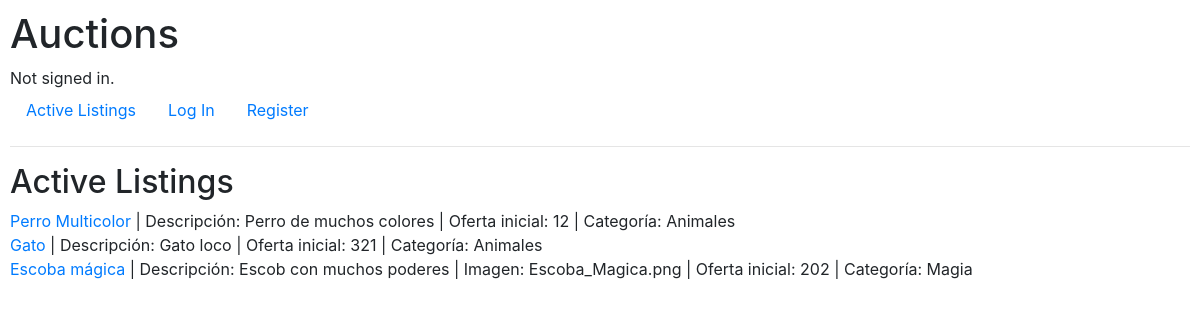
The page / on the database its author committed.
### auctions/models.py (models this page shows)
class AuctionList(models.Model):
	user = models.CharField(max_length=64, default="", blank=True)
	auction = models.CharField(max_length=64)
	description = models.CharField(max_length=512, default="")
	img = models.ImageField(default=None, blank=True)
	oferta = models.IntegerField(default=0)
	categoria = models.CharField(max_length=64, default="")
	def __str__(self):
		return f"publicación {self.id}: {self.auction} | descripción: {self.description} {self.img} | oferta: {self.oferta} | categoría: {self.categoria}"

### auctions/views.py (the view)
# urls.py: path("", views.index, name="index"),
def index(request):
    x = AuctionList.objects.all()
    print(x)
    return render(request, "auctions/index.html", {
        "auctions": x
        })

### auctions/templates/auctions/index.html
{% extends "auctions/layout.html" %}
{% block body %}
    <h2>Active Listings</h2>
    {% for x in auctions %}
    	<tr>
    		<td><a href="/listingpage/{{x.auction}}"> {{x.auction}}</td></a> | Descripción: <td>{{x.description}}</td> {% if x.img %} | Imagen: <td>{{x.img}}</td> {% endif %} | Oferta inicial: <td>{{x.oferta}}</td> | Categoría: <td>{{x.categoria}}</td>
    	</tr>
    	<br>
    	{% empty %}
    	<div>No Auctions</div>
    {% endfor %}
{% endblock %}

### auctions/templates/auctions/layout.html (shortened to what this page needs)
{% load static %}
<!DOCTYPE html>
<html lang="en">
    <head>
        <link rel="stylesheet" href="https://stackpath.bootstrapcdn.com/bootstrap/4.4.1/css/bootstrap.min.css">
        <link href="{% static 'auctions/styles.css' %}" rel="stylesheet">
    </head>
    <body>
        <h1>Auctions</h1>
        <div>
            {% if user.is_authenticated %}
                Signed in as <strong>{{ user.username }}</strong>.
            {% else %}
                Not signed in.
            {% endif %}
        </div>
        <ul class="nav">
            <li class="nav-item">
                <a class="nav-link" href="{% url 'index' %}">Active Listings</a>
            </li>
            {% if user.is_authenticated %}
                <li class="nav-item">
                    <a class="nav-link" href="{% url 'logout' %}">Log Out</a>
                </li>
                <li class="nav-item">
                    <a class="nav-link" href="{% url 'create' %}">Create a Auction</a>
                </li>
            {% else %}
                <li class="nav-item">
                    <a class="nav-link" href="{% url 'login' %}">Log In</a>
                </li>
                <li class="nav-item">
                    <a class="nav-link" href="{% url 'register' %}">Register</a>
                </li>
            {% endif %}
        </ul>
        <hr>
        {% block body %}
        {% endblock %}
    </body>
</html>

### auctions/static/auctions/styles.css (style rules this page uses)
body { padding: 10px; }

### rows shown on the page
AuctionList: auction "Perro Multicolor", description "Perro de muchos colores", oferta "12", categoria "Animales"
AuctionList: auction "Gato", description "Gato loco", oferta "321", categoria "Animales"
AuctionList: auction "Escoba mágica", description "Escob con muchos poderes", img "Escoba_Magica.png", oferta "202", categoria "Magia"
